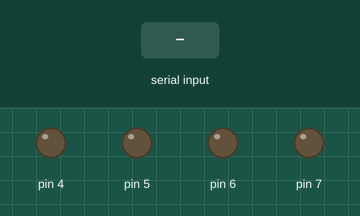
This sketch was run on a simulated Arduino Uno, built with avr-gcc and run on an emulated ATmega328P. Parts: output pins drawn as LEDs (lit = HIGH). Inputs (shaded band) come from the test bench.

Above: at 1.2 s.
1.3 s: "FORWARD" received over Serial
At 3.4 s:
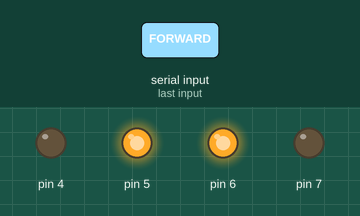
3.8 s: "BACKWARD" received over Serial
At 5.4 s:
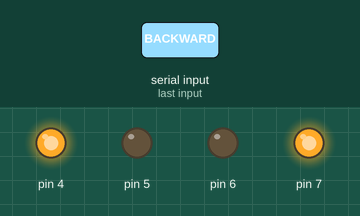
6.3 s: "LEFT" received over Serial
At 8.3 s:
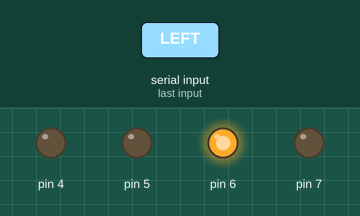
8.8 s: "RIGHT" received over Serial
At 10.3 s:
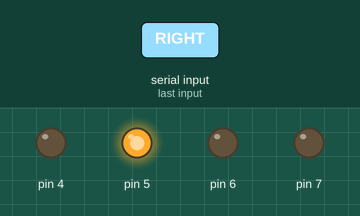
11.3 s: "forward" received over Serial
At 13.5 s:
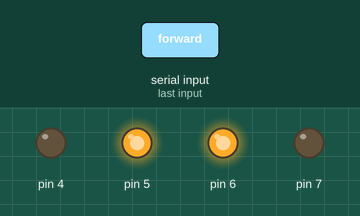
13.8 s: "backward" received over Serial
At 15.4 s:
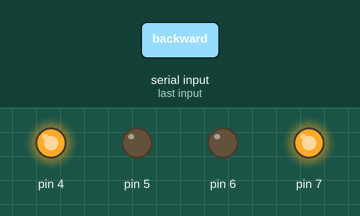
Timing chart, 0 to 16.9 s (numbered marks = the images above; inputs shaded):
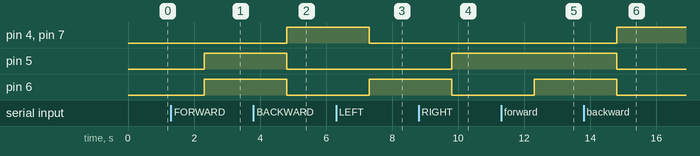

Measured:
- after the input at 1.3 s, pin 5, pin 6: LOW → HIGH after 1.0 s
- after the input at 3.8 s, pin 4, pin 7: LOW → HIGH after 1.0 s; pin 5, pin 6: HIGH → LOW after 1.0 s
- after the input at 6.3 s, pin 4, pin 7: HIGH → LOW after 1.0 s; pin 6: LOW → HIGH after 1.0 s
- after the input at 8.8 s, pin 5: LOW → HIGH after 1.0 s; pin 6: HIGH → LOW after 1.0 s
- after the input at 11.3 s, pin 6: LOW → HIGH after 1.0 s
- after the input at 13.8 s, pin 4, pin 7: LOW → HIGH after 1.0 s; pin 5, pin 6: HIGH → LOW after 1.0 s

The sketch:

remote_controlled_car.ino
```cpp
void setup()
{
  pinMode(4,OUTPUT);
  pinMode(5,OUTPUT);
  pinMode(7,OUTPUT);
  pinMode(6,OUTPUT);
  Serial.begin(9600);
}
void loop()
{
  if (Serial.available())
  {
    String val=Serial.readString();
    if (val == "FORWARD" or val == "forward")
    {
      digitalWrite(4,0);
      digitalWrite(5,1);
      digitalWrite(7,0);
      digitalWrite(6,1);
    }
    else if (val == "BACKWARD" or val == "backward")
    {
      digitalWrite(4,1);
      digitalWrite(5,0);
      digitalWrite(7,1);
      digitalWrite(6,0);
    }
    else if (val == "LEFT" or val == "left")
    {
      digitalWrite(4,0);
      digitalWrite(5,0);
      digitalWrite(7,0);
      digitalWrite(6,1);
    }
    else if (val == "RIGHT" or val == "right")
    {
      digitalWrite(4,0);
      digitalWrite(5,1);
      digitalWrite(7,0);
      digitalWrite(6,0);
    }
    else if (val == "STOP" or val == "stop")
    {
      digitalWrite(4,0);
      digitalWrite(5,0);
      digitalWrite(7,0);
      digitalWrite(6,0);
    }
  }
}
```
